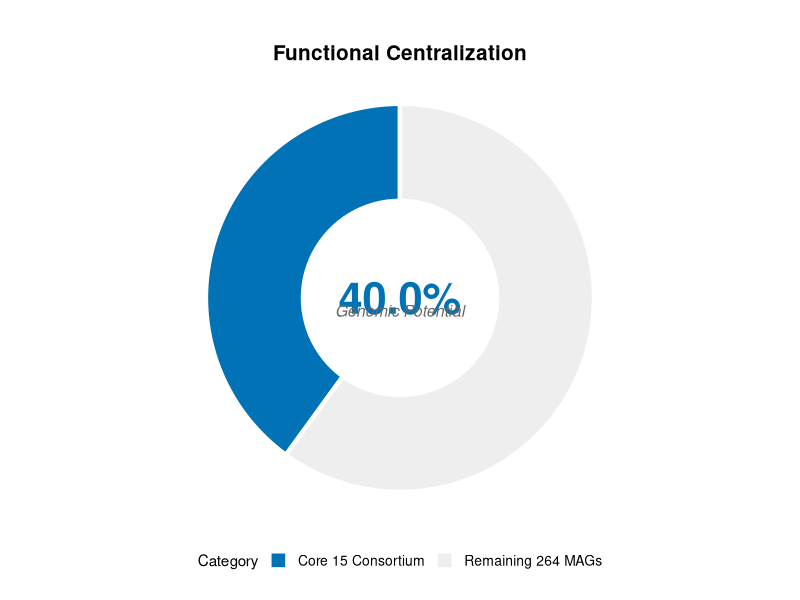
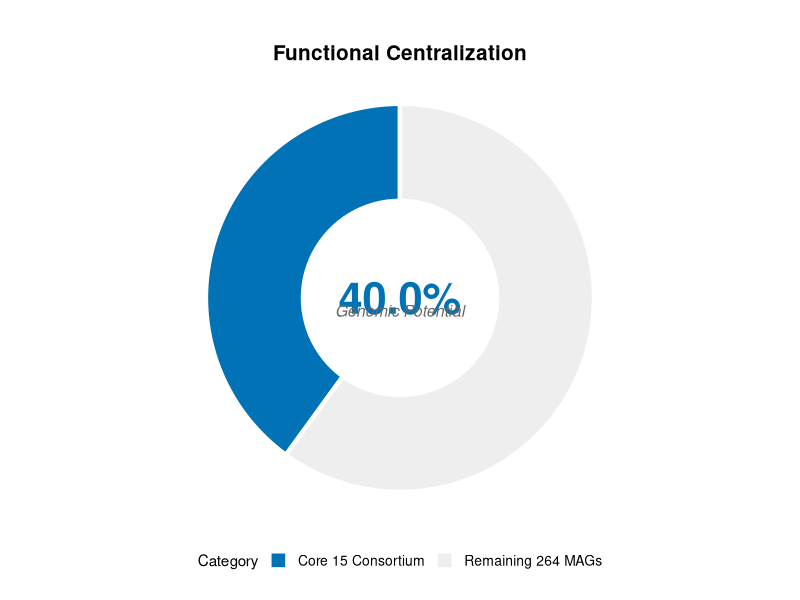

The R source for these figures, in order:
# Title: Figure 1B - Functional Centralization (Genomic Potential)
# Description: Generates a donut chart showing the contribution of Core 15 consortium
# to the total butyrate synthesis gene pool.

library(ggplot2)
library(dplyr)

# 1. Prepare Data
df_donut <- data.frame(
  Category = c("Core 15 Consortium", "Remaining 264 MAGs"),
  Value = c(40.0, 60.0)
)

# 2. Plotting (Advanced Blue Version)
p_donut_blue <- ggplot(df_donut, aes(x = 2, y = Value, fill = Category)) +
  # Draw the bars with a white border for a clean look
  geom_bar(stat = "identity", width = 1, color = "white", linewidth = 1.5) +
  coord_polar(theta = "y", start = 0) +
  # Set the inner hole (x-axis from 0.5 to 2.5 creates the donut effect)
  xlim(0.5, 2.5) +
  # Color scheme: Deep Blue (#0072B5) + Light Gray
  scale_fill_manual(values = c("Core 15 Consortium" = "#0072B5", "Remaining 264 MAGs" = "#EEEEEE")) +
  theme_void() + 
  # --- Center Text Annotations ---
  # Primary text: 40.0%
  annotate("text", x = 0.5, y = 0, label = "40.0%", 
           size = 11, fontface = "bold", color = "#0072B5") +
  # Secondary text: Genomic Potential (Adjusted x to avoid warnings)
  annotate("text", x = 0.8, y = 0, label = "Genomic Potential", 
           size = 4, color = "grey40", fontface = "italic", vjust = 4) +
  # -----------------------
  theme(
    legend.position = "bottom",
    legend.text = element_text(size = 10),
    plot.title = element_text(hjust = 0.5, face = "bold", size = 15, vjust = -1),
    plot.margin = margin(t = 20, r = 10, b = 20, l = 10)
  ) +
  labs(title = "Functional Centralization")

# Save the final output
ggsave("Figure_1B_Donut_Chart.pdf", p_donut_blue, width = 6, height = 7)

# Preview
print(p_donut_blue)
